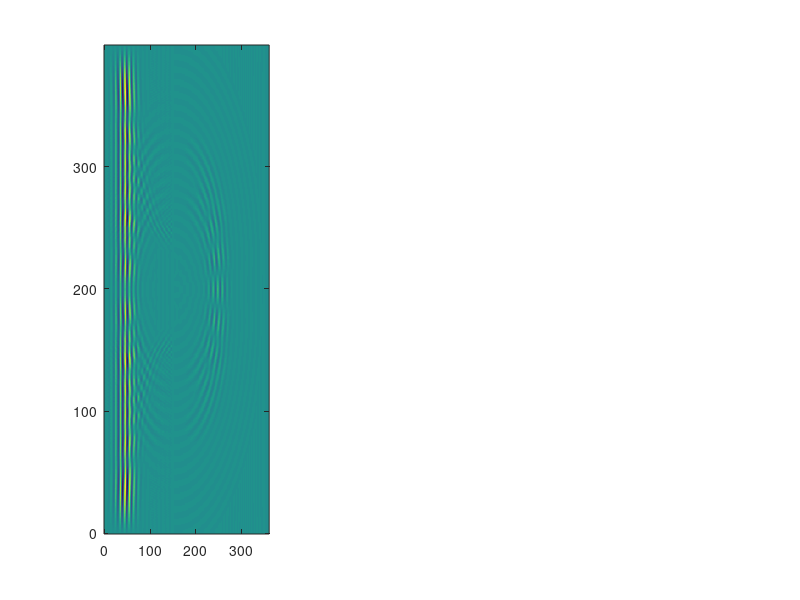

Write the MATLAB code that produced this figure. (Note: this script raises an error after producing the figure.)
%% Chapter 15 -- The Wave Equation: FDTD Double-Slit Diffraction
% The Deterministic Universe -- Anthony Briggs
% Requires MATLAB R2016b or newer. Local functions are at the end of the file.
%
% Equation   u_tt = c^2 (u_xx + u_yy)
% Leapfrog   u^{n+1} = 2 u^n - u^{n-1} + (c dt/dx)^2 * (4-neighbour Laplacian of u^n)
% Stability  c dt/dx <= 1/sqrt(2)   (here 0.5)
% Energy     E = sum( 1/2 u_t^2 + 1/2 c^2 |grad u|^2 ) dx^2   (kinetic + strain)
clear; clc; close all;

%% 1 Physics Engine
Nx = 360; Ny = 400; dx = 1.0; c = 1.0; dt = 0.5;
lam = 10; kw = 2*pi/lam;                      % carrier wavelength and wavenumber
x0 = 60; sg = 15;                             % pulse centre and envelope width
xw = 150; a = 6; d = 40; cy = Ny/2; xs = 300; % wall, slit width, slit spacing, centre line, screen
r2 = (c*dt/dx)^2;
[X, Y] = ndgrid((0:Nx-1)*dx, (0:Ny-1)*dx);    % X(i,j) = x, Y(i,j) = y (0-based coordinates)
pulse = @(xx) exp(-(xx - x0).^2/(2*sg^2)) .* cos(kw*(xx - x0));

%% 2 Initial Conditions
wall = abs(X - xw) <= 1;                      % a wall three cells thick
for yc = [cy - d/2, cy + d/2]
    wall(abs(X - xw) <= 1 & Y >= yc - a/2 & Y < yc + a/2) = false;   % open the slits
end
mask = ~wall;
mask(1,:) = false; mask(end,:) = false; mask(:,1) = false; mask(:,end) = false;  % rigid outer box
un = pulse(X) .* mask;                        % u^n     : right-moving pulse
up = pulse(X + c*dt) .* mask;                 % u^{n-1} : same pulse one step earlier

nsteps = round(330/dt);
tt = zeros(1, nsteps); Ek = tt; Es = tt;
Iscreen = zeros(Ny, 1); snap = [];
gd = @(u1, u2) sum(sum((u1(2:end,:)-u1(1:end-1,:)).*(u2(2:end,:)-u2(1:end-1,:)))) ...
             + sum(sum((u1(:,2:end)-u1(:,1:end-1)).*(u2(:,2:end)-u2(:,1:end-1))));
for k = 1:nsteps
    lap = zeros(Nx, Ny);
    lap(2:end-1, 2:end-1) = un(3:end,2:end-1) + un(1:end-2,2:end-1) ...
                          + un(2:end-1,3:end) + un(2:end-1,1:end-2) - 4*un(2:end-1,2:end-1);
    unew = (2*un - up + r2*lap) .* mask;
    Ek(k) = 0.5 * sum(sum(((unew - un)/dt).^2)) * dx*dx;
    Es(k) = 0.5 * c^2 * gd(unew, un);
    tt(k) = k*dt;
    up = un; un = unew;
    Iscreen = Iscreen + (un(xs + 1, :).^2).' * dt;
    if k == round(200/dt), snap = un; end
end
Et = Ek + Es;

%% 3 Generative Visual Mapping + ledger
fprintf('--- Checking your run (Chapter 15) ---\n');
fprintf('E total = %.2f, relative drift = %.2e\n', Et(1), max(abs(Et - Et(1)))/Et(1));
for tq = [10 100 150]
    kk = round(tq/dt);
    fprintf('t = %3d:  kinetic = %7.1f   strain = %7.1f\n', tq, Ek(kk), Es(kk));
end
Inorm = Iscreen / max(Iscreen);
yy = (0:Ny-1)' - cy;
isp = find(Inorm(2:end-1) > Inorm(1:end-2) & Inorm(2:end-1) >= Inorm(3:end) & Inorm(2:end-1) > 0.3) + 1;
fprintf('fringe maxima at y - yc = %s\n', mat2str(yy(isp)'));
fprintf('theory: spacing lam*L/d = %.1f ; exact first order = %.1f\n', ...
        lam*(xs - xw)/d, (xs - xw)*tan(asin(lam/d)));

fig = figure('Color', 'k', 'Position', [100 100 1500 480]);
ax1 = subplot(1, 3, 1);
mm = max(abs(snap(:)));
imagesc((0:Nx-1), (0:Ny-1), snap.', [-mm mm]); axis xy; colormap(ax1, redblue(256));
hold on; plot([xw xw], [0 Ny], 'w-', 'LineWidth', 0.8);
title('u at t = 200 (double slit)', 'Color', 'w'); xlabel('x'); ylabel('y'); dark_axes(ax1);

ax2 = subplot(1, 3, 2);
plot(yy, Inorm, 'Color', [0 0.9 1], 'LineWidth', 1.5); xlim([-130 130]);
title('Intensity on the screen (x = 300)', 'Color', 'w'); xlabel('y - y_c');
ylabel('\int u^2 dt (normalised)'); dark_axes(ax2);

ax3 = subplot(1, 3, 3); hold on;
plot(tt, Ek, 'Color', [1 0 1],    'LineWidth', 1.5);
plot(tt, Es, 'Color', [1 0.9 0],  'LineWidth', 1.5);
plot(tt, Et, 'Color', [0 1 0.53], 'LineWidth', 1.5);
title('Ledger', 'Color', 'w'); xlabel('t');
lg = legend('kinetic', 'strain', 'total'); style_legend(lg); dark_axes(ax3);

set(fig, 'InvertHardcopy', 'off');
print(fig, 'fig16_15.png', '-dpng', '-r300');

%% ---------------- local functions ----------------
function dark_axes(ax)
    set(ax, 'Color', 'k', 'XColor', 'w', 'YColor', 'w', 'Box', 'on');
end

function style_legend(lg)
    set(lg, 'Color', 'k', 'EdgeColor', 'w');
    try, set(lg, 'TextColor', 'w'); catch, end   % TextColor needs R2018a+
end

function cmap = redblue(n)
    h = floor(n/2);
    up   = linspace(0, 1, h)';
    down = linspace(1, 0, n - h)';
    cmap = [ [up, up, ones(h,1)]; [ones(n-h,1), down, down] ];
end
